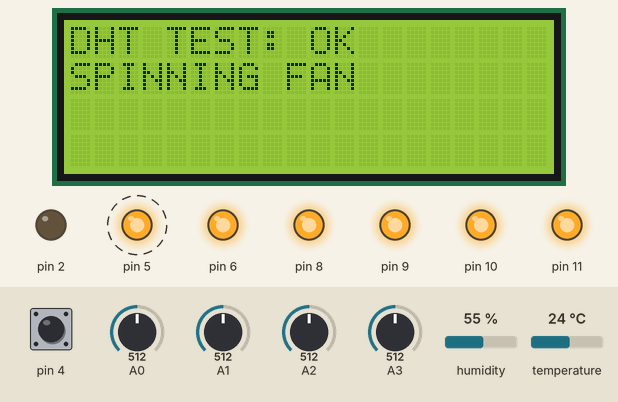
Recording of a sketch running on a simulated Arduino Uno, built with avr-gcc and run on an emulated ATmega328P. Shown: 20×4 character LCD, output pins drawn as LEDs (lit = HIGH). Dashed ring = blinking. Inputs (shaded band) come from the test bench; at power-on: temperature 24 °C, pin 4 LOW, A0 = 512, A1 = 512, A2 = 512, A3 = 512, humidity 55 %.

Above: at 7.3 s.
7.4 s: temperature set to 35.4 °C
At 12.89 s:
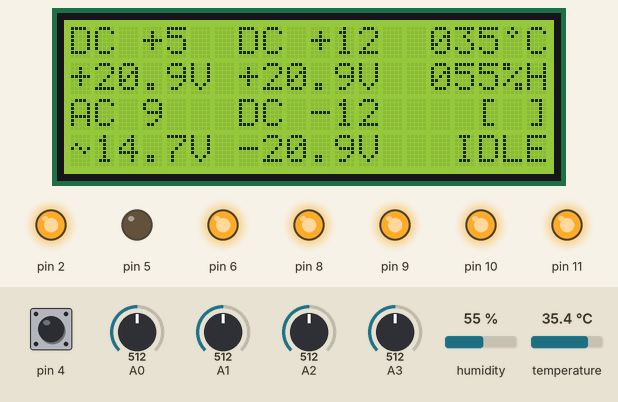
13.4 s: temperature set to 34.7 °C
At 14.12 s:
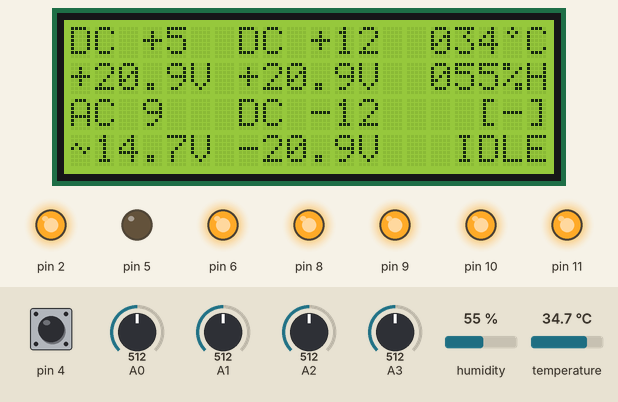
16.0 s: pin 4 pulled HIGH for 0.15 s
At 16.6 s:
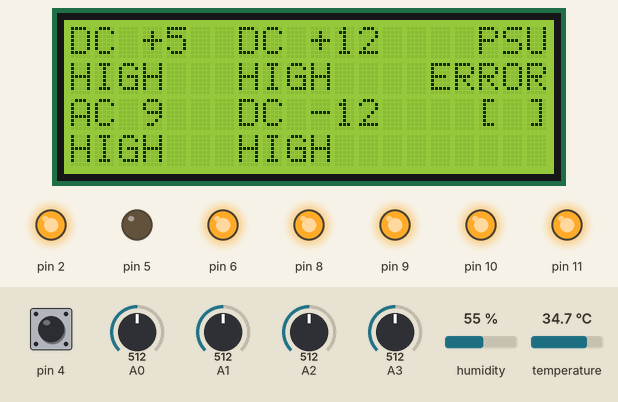
16.7 s: pin 4 pulled HIGH for 3.2 s
At 19.9 s:
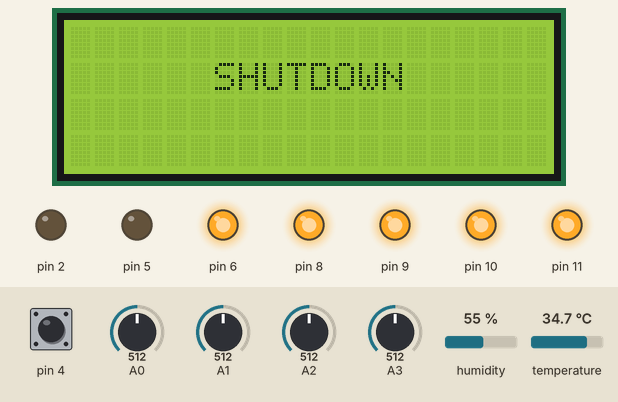
22.3 s: pin 4 pulled HIGH for 1 s
At 23.4 s:
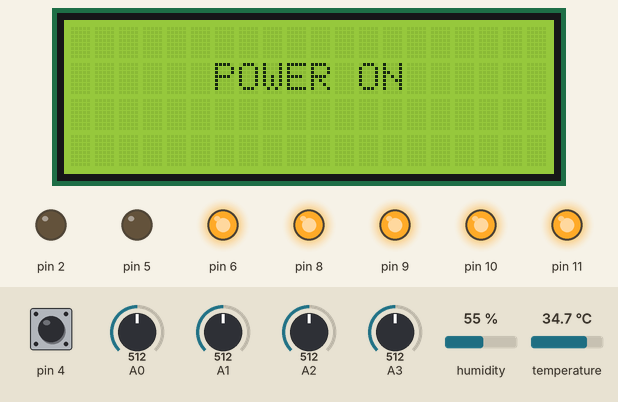
Timing chart, 0 to 27.4 s (numbered marks = the images above; inputs shaded):
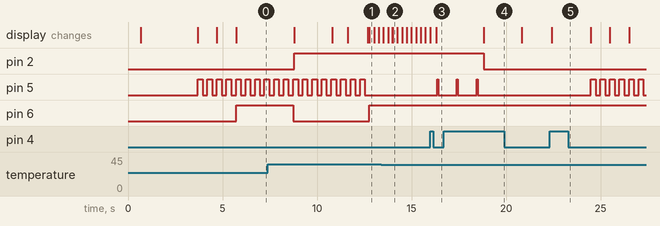

The sketch:

psu-pro.ino
```cpp
// (licence header left out)
/*** Includes ***/
// Arduino
#include <Arduino.h>
/*** Includes del proyecto ***/
#include "src/core.h"


/*** Propiedades principales ***/
Core core;


/*** Al iniciar la placa arduino ***/
void setup() {

	core.Boot();
	core.Start();

}


/*** Bucle de ejecucion ***/
void loop() {

	core.Run();

}
```

core.cpp
```cpp
// (licence header left out)
/*** Includes ***/
// Arduino
#include <Arduino.h>
// Includes del proyecto
#include "core.h"


/*** Constructor ***/
Core::Core() {
}


/*** Destructor ***/
Core::~Core() {
}


/*** Al iniciar la placa ***/
void Core::Boot() {

	// I/O
	io.Boot();

	// Voltimetro
	voltmeter.Boot();

	// LCD
	lcd.Boot();			// Inicia la pantalla LCD

	// Texto de bienvenida
	lcd.Cls();
	for (uint8_t n = 0; n < 4; n ++) lcd.Print(0, n, WELCOME_TEXT[n]);

	// Inicia el sensor ambiental DHT
	dht.Boot();			// Inicia el sensor DHT
	delay(3000);		// Espera a que termine el bootup de los sensores

}


/*** Al iniciar el programa ***/
void Core::Start() {

	// Inicializa el sistema I/O
	io.Start();
	// Inicializa el voltimetro
	voltmeter.Start();
	// Inicializa el sistema DHT
	dht.Start();
	temp_state = TEMP_NORMAL;

	// Maquina de estados
	main_st = next_main_st = MAIN_ST_START_UP;

	// Prepara el Start Up...
	startup_st = next_startup_st = STARTUP_ST_START;
	time_counter = millis();
	pw_led_timer = millis();

	// Control de ejecucion
	delta_time = millis();

	// Variables
	standby_timer = 0xFFFFFF;
	error_code = 0x00;
	error_count = 0;
	fan_anim_frame = fan_first_frame;

}


/*** Ejecuta el programa ***/
void Core::Run() {

	// Control de ejecucion
	if (millis() < delta_time) return;

	// I/O
	io.Update();

	// Lectura de sensores
	DhtRead();
	VoltRead();

	// Maquina de estados
	int8_t r = 0;
	switch (main_st) {

		// Start Up de la fuente
		case MAIN_ST_START_UP:
			r = StStartUp();
			switch (r) {
				case 1:
					// Pasa al estado "Idle"
					lcd_delta = millis();				// Control del LCD
					io.PowerLedOff();					// Apaga el LED
					GuiLayout();						// Dibuja la GUI
					lcd.Print(16, 3, "IDLE");			// Estado
					next_main_st = MAIN_ST_IDLE;		// Estado al que saltas
					break;
			}
			break;

		// Fuente en reposo
		case MAIN_ST_IDLE:
			r = StIdle();
			switch (r) {
				case 1:
					// Habilita la salida
					lcd_delta = millis();				// Control del LCD
					io.EnableOutput();					// Habilita la salida
					io.PowerLedOn();					// Enciende el LED
					lcd.Print(16, 3, "  ON");			// Estado
					next_main_st = MAIN_ST_POWER_ON;	// Estado al que saltas
					break;
				case 2:
					// Stand By
					standby_st = next_standby_st = STANDBY_ST_START;
					next_main_st = MAIN_ST_STANDBY;
					break;
				default:
					// Error trap
					if (r > ERR_CODE_ID) {
						ErrorHandler(r);
						next_main_st = MAIN_ST_ERROR;
					}
					break;
			}
			break;

		// Fuente encendida
		case MAIN_ST_POWER_ON:
			r = StPowerOn();
			switch (r) {
				case 1:
					// Deshabilita la salida
					lcd_delta = millis();				// Control del LCD
					io.DisableOutput();					// Deshabilita la salida
					io.PowerLedOff();					// Apaga el LED
					lcd.Print(16, 3, "IDLE");			// Estado
					next_main_st = MAIN_ST_IDLE;		// Estado al que saltas
					break;
				case 2:
					// Stand By
					standby_st = next_standby_st = STANDBY_ST_START;
					next_main_st = MAIN_ST_STANDBY;
				default:
					// Error trap
					if (r > ERR_CODE_ID) {
						ErrorHandler(r);
						next_main_st = MAIN_ST_ERROR;
					}
					break;
			}
			break;

		// Modo de espera
		case MAIN_ST_STANDBY:
			r = StStandBy();
			switch (r) {
				case 1:
					next_main_st = MAIN_ST_START_UP;
					break;
			}
			break;

		// Gestion de errores
		case MAIN_ST_ERROR:
			r = StError();
			switch (r) {
				case 1:
					lcd_delta = millis();				// Control del LCD
					io.PowerLedOff();					// Apaga el LED
					GuiLayout();						// Dibuja la GUI
					lcd.Print(16, 3, "IDLE");			// Estado
					next_main_st = MAIN_ST_IDLE;		// Estado al que saltas
					break;
				case 2:
					// Stand By
					standby_st = next_standby_st = STANDBY_ST_START;
					next_main_st = MAIN_ST_STANDBY;
					break;
			}
			break;

	}


	// Control del ventilador
	FanControl();

	// Siguiente estado
	main_st = next_main_st;

	// Siguiente tiempo de ejecucion
	delta_time = millis() + UPDATE_RATE;

}


/*** Estado "Start Up" ***/
int8_t Core::StStartUp() {

	// Resultado de la Ejecucion
	int8_t r = 0;

	// Maquina de estados
	if (millis() >= time_counter) {

		switch (startup_st) {

			// Prepara el inicio
			case STARTUP_ST_START:
				lcd.Cls();												// Borra la pantalla
				// Prepara el test del sensor ambiental
				lcd.Print(0, 0, "DHT TEST: ");
				// Prepara la pausa
				time_counter = millis() + 1000;
				next_startup_st = STARTUP_ST_DHT_TEST;					// Siguiente estado
				break;

			// Test del sensor DHT
			case STARTUP_ST_DHT_TEST:
				// Lee el sensor
				dht.Update();
				// Si el sensor responde correctamente o a informado de un error...
				if (dht.sensor_state || dht.sensor_error) {
					if (dht.sensor_state) {
						lcd.Print("OK");
					} else {
						lcd.Print("ERROR");
					}
					// Prepara la pausa
					time_counter = millis() + 1000;
					// Y el siguiente estado
					next_startup_st = STARTUP_ST_FAN_ON;
				}
				break;

			// Enciende el ventilador 2 segundos
			case STARTUP_ST_FAN_ON:
				lcd.Print(0, 1, "SPINNING FAN");
				// Enciende el ventilador
				io.FanOn();
				// Prepara la pausa
				time_counter = millis() + 3000;
				// Y el siguiente estado
				next_startup_st = STARTUP_ST_FAN_OFF;
				break;

			// Apaga el ventilador y prepara el siguiente estado
			case STARTUP_ST_FAN_OFF:
				// Enciende el ventilador
				io.FanOff();
				// Y el siguiente estado
				next_startup_st = STARTUP_ST_PSU_ON;
				break;

			// Enciende la fuente de alimentacion y espera 2 segundos
			case STARTUP_ST_PSU_ON:
				lcd.Print(0, 2, "POWERING UNITS");
				// Enciende la fuente
				io.PsuOn();
				// Prepara la pausa
				time_counter = millis() + 2000;
				// Y el siguiente estado
				next_startup_st = STARTUP_ST_VOLTAGE_TEST;
				break;

			// Prepara el test de voltaje
			case STARTUP_ST_VOLTAGE_TEST:
				lcd.Print(0, 3, "VOLTAGE TEST: ");
				// Prepara la pausa
				time_counter = millis() + 500;
				// Y el siguiente estado
				error_count = 0;
				next_startup_st = STARTUP_ST_VOLTAGE_CHECK;
				break;

			// Realiza el test de voltaje
			case STARTUP_ST_VOLTAGE_CHECK:
				// Lee el voltimetro
				VoltRead();
				if (error_count >= 3) {
					// Si se ha superado el numero de reintentos, indicalo
					lcd.Print("ERROR");
					time_counter = millis() + 1000;
					next_startup_st = STARTUP_ST_EXIT;
				} else if (!voltmeter.state) {
					// Si algun valor, esta fuera de rango, reintentalo
					time_counter = millis() + 100;
					error_count ++;
				} else {
					// Si se ha superado el numero de reintentos, indicalo
					lcd.Print("OK");
					time_counter = millis() + 1000;
					next_startup_st = STARTUP_ST_EXIT;
				}
				break;

			// Finaliza el proceso de arranque
			case STARTUP_ST_EXIT:
				// Borra la pantalla
				lcd.Cls();
				// Informa que has finalizado sin errores
				r = 1;
				break;

		}

		// Sigueinte estado
		startup_st = next_startup_st;


	}


	// Led del boton de encendido
	if (millis() >= pw_led_timer) {

		if (io.power_led_state) {
			io.PowerLedOff();
		} else {
			io.PowerLedOn();
		}
		pw_led_timer = millis() + 250;

	}


	// Resultado de la ejecucion
	return r;

}


/*** Estado "Idle" ***/
int8_t Core::StIdle() {

	// Resultado
	int8_t r = 0;

	// Actualiza el panel LCD
	UpdateLcd();

	if (CheckStandByPush() > 0) {
		// Modo "StandBy"
		r = 2;
	} else if (io.power_switch.up) {
		if (dht.sensor_error) {
			// Error en el sensor DHT
			r = ERR_CODE_DHT;
		} else if (temp_state == TEMP_CRITICAL) {
			// Error de temperatura, sobrecalentamiento
			r = ERR_CODE_TEMP_CRITICAL;
		} else if (temp_state == TEMP_OVERHEAT) {
			// Error de temperatura, sobrecalentamiento
			r = ERR_CODE_TEMP_OVERHEAT;
		} else if (!voltmeter.state) {
			// Error en el voltaje de salida
			r = ERR_CODE_VOLT_IN;
		} else {
			// Enciende la salida
			r = 1;
		}
	}

	// Devuelve el resultado
	return r;

}


/*** Estado "POWER ON" ***/
int8_t Core::StPowerOn() {

	// Resultado
	int8_t r = 0;

	// Actualiza el panel LCD
	UpdateLcd();

	if (dht.sensor_error) {
		// Error en el sensor DHT
		r = ERR_CODE_DHT;
	} else if (temp_state == TEMP_CRITICAL) {
		// Error de temperatura, sobrecalentamiento
		r = ERR_CODE_TEMP_CRITICAL;
	} else if (temp_state == TEMP_OVERHEAT) {
		// Error de temperatura, sobrecalentamiento
		r = ERR_CODE_TEMP_OVERHEAT;
	} else if (!voltmeter.state) {
		// Desconecta las salidas
		io.DisableOutput();
		io.PowerLedOff();
		// Error en el voltaje de salida
		r = ERR_CODE_VOLT_EXT;
	} else if (CheckStandByPush() > 0) {
		// Modo "StandBy"
		r = 2;
	} else if (io.power_switch.up) {
		// Modo "Idle"
		r = 1;
	}

	// Devuelve el resultado
	return r;

}


/*** Estado "STAND BY" ***/
int8_t Core::StStandBy() {

	// Resultado
	int8_t r = 0;

	// Maquina de estados
	switch (standby_st) {

		// Prepara el apagado
		case STANDBY_ST_START:
			io.DisableOutput();
			io.PsuOff();
			io.PowerLedOff();
			lcd.Cls();
			lcd.Print(6, 1, "SHUTDOWN");
			time_counter = millis() + 2000;
			next_standby_st = STANDBY_ST_SHUTDOWN;
			break;

		// Espera 2 segundo y apaga la fuente
		case STANDBY_ST_SHUTDOWN:
			if (millis() >= time_counter) {
				lcd.BackLightOff();
				lcd.Cls();
				next_standby_st = STANDBY_ST_SLEEP;
			}
			break;

		// Modo Reposo
		case STANDBY_ST_SLEEP:
			if (io.power_switch.down) {
				next_standby_st = STANDBY_ST_POWER_ON;
			}
			break;

		// Prepara el Power On
		case STANDBY_ST_POWER_ON:
			lcd.BackLightOn();
			lcd.Cls();
			lcd.Print(6, 1, "POWER ON");
			time_counter = millis() + 2000;
			next_standby_st = STANDBY_ST_EXIT;
		break;

		// Sal del modo Stand By
		case STANDBY_ST_EXIT:
			// Si se supera el tiempo marcado
			if (millis() >= time_counter) {
				// Prepara el Start Up...
				startup_st = next_startup_st = STARTUP_ST_START;
				time_counter = millis();
				pw_led_timer = millis();
				r = 1;
			}
			break;

	}

	standby_st = next_standby_st;

	// Devuelve el resultado
	return r;

}


/*** Gestion de errores ***/
int8_t Core::StError() {

	// Resultado
	int8_t r = 0;

	// Al pulsar el boton...
	if (CheckStandByPush() > 0) {
		// Modo "StandBy"
		r = 2;
	} else if (io.power_switch.up) {
		switch (error_code) {
			case ERR_CODE_DHT:
				// Modo "StandBy"
				r = 1;
				break;
			case ERR_CODE_TEMP_OVERHEAT:
				// Modo "Idle"
				r = 1;
				break;
			case ERR_CODE_TEMP_CRITICAL:
				// Modo "StandBy"
				r = 2;
				break;
			case ERR_CODE_VOLT_IN:
				// Modo "StandBy"
				r = 1;
				break;
			case ERR_CODE_VOLT_EXT:
				// Modo "Idle"
				r = 1;
				break;
		}
	}


	// Led del boton de encendido
	if (millis() >= pw_led_timer) {

		if (io.power_led_state) {
			io.PowerLedOff();
			pw_led_timer = millis() + 1000;
		} else {
			io.PowerLedOn();
			pw_led_timer = millis() + 50;
		}

	}

	// Devuelve el resultado
	return r;

}


/*** Diseño de la interfaz ***/
void Core::GuiLayout() {

	lcd.Cls();
	lcd.Print(0, 0, "DC +5  DC +12");
	lcd.Print(0, 2, "AC 9   DC -12");
	lcd.Print(17, 2, "[ ]");

}


/*** Actualiza el panel LCD ***/
void Core::UpdateLcd() {

	if (millis() < lcd_delta) return;

	// Muestra la informacion ambiental
	DhtInfo();

	// Voltimetro
	VoltInfo();

	// Animacion del ventilador
	if (io.fan_state) {
		lcd.Locate(18, 2);
		lcd.PrintCustom(fan_anim_frame);
		fan_anim_frame ++;
		if (fan_anim_frame > fan_last_frame) fan_anim_frame = fan_first_frame;
	} else {
		lcd.Print(18, 2, " ");
	}

	// Nueva marca de tiempo
	lcd_delta = millis() + LCD_DELTA_TIME;

}


/*** Lee y analiza los valores del voltimetro ***/
void Core::VoltRead() {

	// Lectura del voltimetro
	voltmeter.Update();

}


/*** Muestra los voltajes ***/
void Core::VoltInfo() {

	// Variables para el muestreo
	int16_t integer = 0;
	int16_t decimal = 0;

	// +5V
	integer = (int32_t)(voltmeter.dc5 / 10);
	decimal = (voltmeter.dc5 % 10);
	lcd.Print(0, 1, "+" + lcd.IntToString(integer, 2) + "." + lcd.IntToString(decimal, 1) + "V");

	// +12V
	integer = (int32_t)(voltmeter.dc12 / 10);
	decimal = (voltmeter.dc12 % 10);
	lcd.Print(7, 1, "+" + lcd.IntToString(integer, 2) + "." + lcd.IntToString(decimal, 1) + "V");

	// 9AC
	integer = (int32_t)(voltmeter.ac9_display / 10);
	decimal = (voltmeter.ac9_display % 10);
	lcd.Locate(0, 3);
	lcd.PrintCustom(1);
	lcd.Print(1, 3, lcd.IntToString(integer, 2) + "." + lcd.IntToString(decimal, 1) + "V");

	// -12V
	integer = (int32_t)(voltmeter.dc12n / 10);
	decimal = (voltmeter.dc12n % 10);
	lcd.Print(7, 3, "-" + lcd.IntToString(integer, 2) + "." + lcd.IntToString(decimal, 1) + "V");

}


/*** Lee y analiza los valores del DHT ***/
void Core::DhtRead() {

	// Actualiza el estado del sensor DHT
	dht.Update();

	// Estado del sensor
	if (dht.sensor_error) return;

	// Analisis del nivel de temperatura
	if (dht.temperature > CRITICAL_TEMP) {
		temp_state = TEMP_CRITICAL;
	} else if (dht.temperature > OVERHEAT_TEMP) {
		temp_state = TEMP_OVERHEAT;
	} else if (dht.temperature > FAN_START_TEMP) {
		temp_state = TEMP_WARM;
	} else {
		temp_state = TEMP_NORMAL;
	}


}


/*** Muestra la informacion ambiental ***/
void Core::DhtInfo() {

	if (dht.sensor_state) {
		lcd.Print(14, 0, " " + lcd.IntToString(dht.temperature, 3));
		lcd.PrintCustom(0);
		lcd.Print("C");
		lcd.Print(14, 1, " " + lcd.IntToString(dht.humidity, 3) + "%H");
	} else if (!dht.sensor_error) {
		lcd.Print(14, 0, "  WAIT");
		lcd.Print(14, 1, "   DHT");
	} else {
		lcd.Print(14, 0, "   DHT");
		lcd.Print(14, 1, " ERROR");
	}

}


/*** Control de la temperatura y el ventilador ***/
void Core::FanControl() {

	if (temp_state == TEMP_CRITICAL) {
		// Gestion de la temperatura critica
		if (io.output_state) {
			io.DisableOutput();
			io.PowerLedOff();
		}
		if (io.psu_state) io.PsuOff();
		if (!io.fan_state) io.FanOn();
		if ((main_st == MAIN_ST_IDLE) || (main_st == MAIN_ST_POWER_ON)) {
			ErrorHandler(ERR_CODE_TEMP_CRITICAL);
			next_main_st = MAIN_ST_ERROR;
		}
		return;
	} else if (temp_state == TEMP_OVERHEAT) {
		// Gestion del sobrecalentamiento
		if (io.output_state) {
			io.DisableOutput();
			io.PowerLedOff();
		}
		if (!io.fan_state) io.FanOn();
		return;
	} else if (main_st == MAIN_ST_START_UP) {
		// Si esta en modo "Start up", vuelve
		return;
	}

	// Control de temperatura
	if ((dht.temperature > FAN_START_TEMP) && !io.fan_state) io.FanOn();
	if ((dht.temperature < FAN_STOP_TEMP) && io.fan_state) io.FanOff();

}


/*** Pulsacion para el cambio de modo del STAND BY ***/
int8_t Core::CheckStandByPush() {

	int8_t r = 0;

	if (io.power_switch.down) {
		standby_timer = millis() + STANDBY_PUSH_TIME;
	} else if (io.power_switch.held) {
		if (millis() >= standby_timer) r = 1;
	} else {
		standby_timer = 0xFFFFFF;
	}

	return r;

}


/*** Manejador de errores ***/
void Core::ErrorHandler(uint8_t err_code) {

	// Borra la pantalla
	lcd.Cls();

	// Guarda el error
	error_code = err_code;

	// Variables de texto
	String txt = "", z_text = "";
	const String low_t = "LOW";
	const String high_t = "HIGH";
	const String norm_t = "GOOD";
	const String zero_t = "ZERO";
	const String short_t = "SHORT";

	// Gestion de errores
	switch (error_code) {

		case ERR_CODE_DHT:
			lcd.Print(0, 0, "DHT SENSOR ERROR");
			lcd.Print(0, 1, "REPLACE THE SENSOR");
			break;

		case ERR_CODE_TEMP_OVERHEAT:
			lcd.Print(0, 0, "PSU OVERHEAT");
			lcd.Print(0, 1, "WAIT FOR COLDDOWN");
			break;

		case ERR_CODE_TEMP_CRITICAL:
			lcd.Print(0, 0, "TEMPERATURE CRITICAL");
			lcd.Print(0, 1, "WAIT FOR COLDDOWN");
			lcd.Print(0, 2, "CHECK FAN");
			break;

		case ERR_CODE_VOLT_IN:
		case ERR_CODE_VOLT_EXT:
			GuiLayout();
			if (error_code == ERR_CODE_VOLT_IN) {
				lcd.Print(17, 0, "PSU");
				lcd.Print(15, 1, "ERROR");
				z_text = zero_t;
			} else {
				lcd.Print(14, 0, "OUTPUT");
				lcd.Print(15, 1, "ERROR");
				z_text = short_t;
			}
			// DC +5V
			txt = norm_t;
			if (voltmeter.dc5 == 0) {
				txt = z_text;
			} else if (voltmeter.dc5_low) {
				txt = low_t;
			} else if (voltmeter.dc5_high) {
				txt = high_t;
			}
			lcd.Print(0, 1, txt);
			// DC +12V
			txt = norm_t;
			if (voltmeter.dc12 == 0) {
				txt = z_text;
			} else if (voltmeter.dc12_low) {
				txt = low_t;
			} else if (voltmeter.dc12_high) {
				txt = high_t;
			}
			lcd.Print(7, 1, txt);
			// AC 9V
			txt = norm_t;
			if (voltmeter.ac9 == 0) {
				if (error_code == ERR_CODE_VOLT_IN) {
					lcd.Print(15, 2, "CHECK");
					lcd.Print(16, 3, "FUSE");
				}
				txt = z_text;
			} else if (voltmeter.ac9_low) {
				txt = low_t;
			} else if (voltmeter.ac9_high) {
				txt = high_t;
			}
			lcd.Print(0, 3, txt);
			// DC -12V
			txt = norm_t;
			if (voltmeter.dc12n == 0) {
				txt = z_text;
			} else if (voltmeter.dc12n_low) {
				txt = low_t;
			} else if (voltmeter.dc12n_high) {
				txt = high_t;
			}
			lcd.Print(7, 3, txt);
			break;

	}

	// Control del LED
	pw_led_timer = millis();

}
```

dht_sensor.h
```cpp
// (licence header left out)
#ifndef __DHT_SENSOR_H
#define __DHT_SENSOR_H


/*** Includes ***/
// Arduino
#include <Arduino.h>
// Arduino Libs
#include "DHT.h"
// Proyecto
#include "lcd_routines.h"


/*** Propiedades estaticas de la clase ***/
static const uint8_t DHT_TYPE = 22;			// Tipo de sensor: 11 (DHT11), 12 (DHT12), 21 (DHT21), 22 (DHT22)
static const uint8_t DHT_PIN = 3;			// Pin de datos
static DHT dht(DHT_PIN, DHT_TYPE);


/*** Definicion de la clase ***/
class DhtSensor {

	public:

		// Constructor
		DhtSensor();

		// Destructor
		~DhtSensor();

        // Codigo inicial
        void Boot();

		// Al iniciar el programa
		void Start();

		// Ejecuta regularmente
		void Update();

		// Propiedades
		float temperature;			// Temperatura en º celsius
		float humidity;				// Humedad relativa
		bool sensor_state;			// Estado del sensor
		bool sensor_error;			// Error critico


	private:

		const uint8_t DHT_ERROR_COUNT = 3;		// Numero maximo de reintentos
		uint8_t error_count;					// Conteo de errores

		// Lee el sensor
		bool Read();

		// Control de tiempo entre lecturas
		uint32_t delta_time;
		const uint32_t UPDATE_RATE = 2000;


};


#endif
```

Source omitted: core.h (5463 bytes), dht_sensor.cpp (2068 bytes), in_out.cpp (3320 bytes), in_out.h (2510 bytes), voltmeter.cpp (3552 bytes), voltmeter.h (2773 bytes), lcd_routines.cpp (3514 bytes), lcd_routines.h (2071 bytes)

Measured:
- the behaviour switches between 35.1 and 35 °C on temperature (found by bisection; images 1 and 2)
- after the input at 16.0 s, pin 5: LOW → HIGH after 0.35 s, → LOW 0.05 s later; the display: changes after 0.30 s (image 3)
- after the input at 16.7 s, pin 2: HIGH → LOW after 2.1 s; pin 5: goes on until 18.5 s, then stays LOW; the display: changes after 2.1 s (image 4)
- after the input at 22.3 s, pin 5: alternates HIGH for 0.25 s and LOW for 0.25 s, starting after 2.2 s; the display: changes after 0.11 s (image 5)
- by itself, pin 5: alternates HIGH for 0.25 s and LOW for 0.25 s, 21 changes in all, then stays LOW
